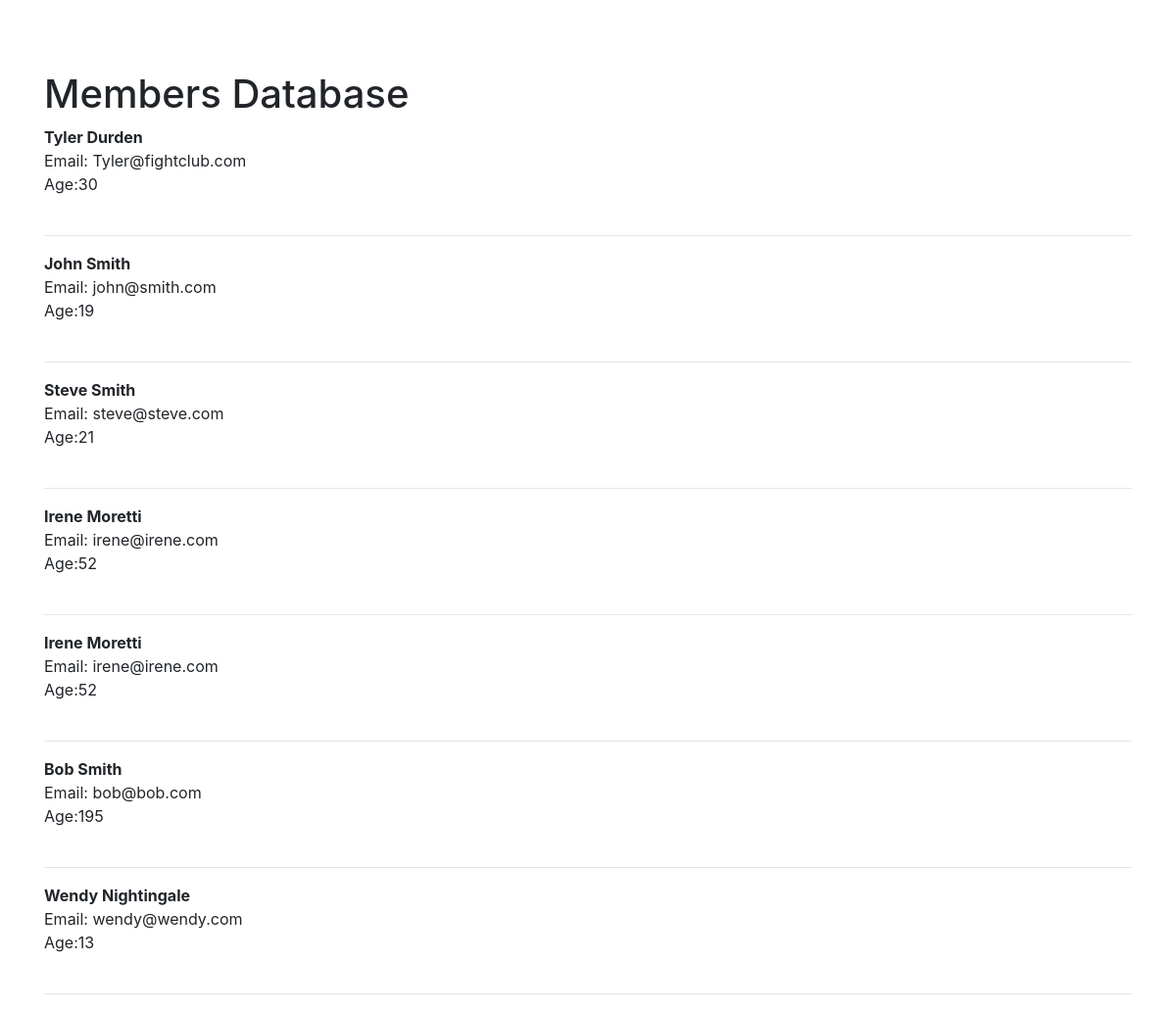
The page / on the database its author committed.
### website/models.py (models this page shows, shortened)
class Member(models.Model):
    fname = models.CharField(max_length=50)
    lname = models.CharField(max_length=100)
    email = models.EmailField(max_length=200)
    passwd = models.CharField(max_length=50)
    age = models.IntegerField()

### website/views.py (the view)
# urls.py: path('', views.home, name="home"), #step 6
def home(request): #step 8
    all_members = Member.objects.all #from inside our member model, pull all the data and store into variable
    return render(request, 'home.html', {'all':all_members}) #use dictionary. pass in the variable (information) and reference on page as 'all'

### website/templates/home.html
{% extends 'base.html' %}
{% block content %}
<br/><br/>
<h1>Members Database</h1>
{% for item in all %}
    <strong>{{ item.fname }} {{ item.lname }}</strong><br/>
    Email: {{ item.email }}<br/>
    Age:{{ item.age }}<br/><br/>
    <hr>
{% endfor %}
{% endblock %}

### website/templates/base.html (shortened to what this page needs)
<!doctype html>
<html lang="en">
  <head>
    <link rel="stylesheet" href="https://stackpath.bootstrapcdn.com/bootstrap/4.5.2/css/bootstrap.min.css">
  </head>
  <body>
      <br/>
    <div class="container">
            {% block content %}
            {% endblock %}
        </div>
  </body>
</html>

### rows shown on the page
Member: fname "Tyler", lname "Durden", email "Tyler@fightclub.com", age "30"
Member: fname "John", lname "Smith", email "john@smith.com", age "19"
Member: fname "Steve", lname "Smith", email "steve@steve.com", age "21"
Member: fname "Irene", lname "Moretti", email "irene@irene.com", age "52"
Member: fname "Irene", lname "Moretti", email "irene@irene.com", age "52"
Member: fname "Bob", lname "Smith", email "bob@bob.com", age "195"
Member: fname "Wendy", lname "Nightingale", email "wendy@wendy.com", age "13"
